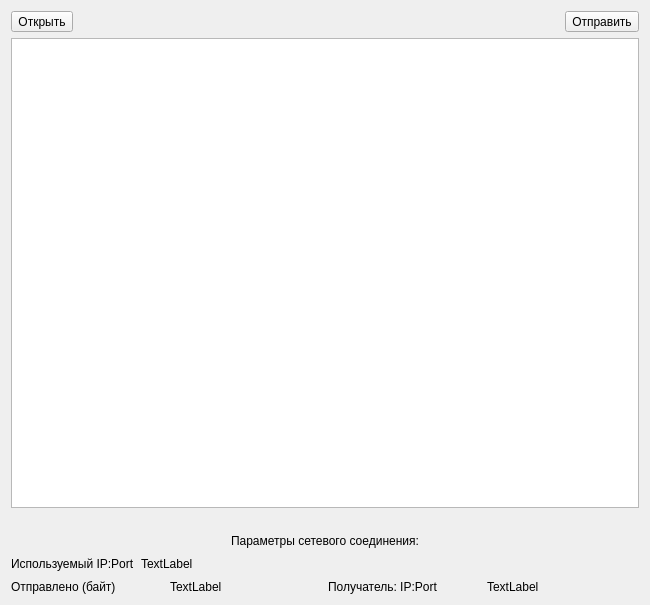
<?xml version="1.0" encoding="UTF-8"?>
<ui version="4.0">
 <class>SenderWidget</class>
 <widget class="QWidget" name="SenderWidget">
  <property name="geometry">
   <rect>
    <x>0</x>
    <y>0</y>
    <width>650</width>
    <height>605</height>
   </rect>
  </property>
  <property name="windowTitle">
   <string>SenderWidget</string>
  </property>
  <layout class="QVBoxLayout" name="verticalLayout">
   <item>
    <layout class="QHBoxLayout" name="horizontalLayout">
     <item>
      <widget class="QToolButton" name="tbtnOpen">
       <property name="text">
        <string>Открыть</string>
       </property>
      </widget>
     </item>
     <item>
      <spacer name="spacerbtns">
       <property name="orientation">
        <enum>Qt::Horizontal</enum>
       </property>
       <property name="sizeHint" stdset="0">
        <size>
         <width>40</width>
         <height>20</height>
        </size>
       </property>
      </spacer>
     </item>
     <item>
      <widget class="QToolButton" name="tbtnSend">
       <property name="text">
        <string>Отправить</string>
       </property>
      </widget>
     </item>
    </layout>
   </item>
   <item>
    <widget class="QTextBrowser" name="txtBrFile"/>
   </item>
   <item>
    <widget class="QLabel" name="lblPath">
     <property name="text">
      <string/>
     </property>
    </widget>
   </item>
   <item alignment="Qt::AlignHCenter">
    <widget class="QLabel" name="label">
     <property name="text">
      <string>Параметры сетевого соединения:</string>
     </property>
    </widget>
   </item>
   <item>
    <layout class="QHBoxLayout" name="horizontalLayout_3">
     <item>
      <widget class="QLabel" name="label_2">
       <property name="text">
        <string>Используемый IP:Port</string>
       </property>
      </widget>
     </item>
     <item>
      <widget class="QLabel" name="lblSenderIPport">
       <property name="text">
        <string>TextLabel</string>
       </property>
      </widget>
     </item>
     <item>
      <spacer name="horizontalSpacer">
       <property name="orientation">
        <enum>Qt::Horizontal</enum>
       </property>
       <property name="sizeHint" stdset="0">
        <size>
         <width>40</width>
         <height>20</height>
        </size>
       </property>
      </spacer>
     </item>
    </layout>
   </item>
   <item>
    <layout class="QHBoxLayout" name="horizontalLayout_2">
     <item>
      <widget class="QLabel" name="label_3">
       <property name="text">
        <string>Отправлено (байт)</string>
       </property>
      </widget>
     </item>
     <item>
      <widget class="QLabel" name="lblSended">
       <property name="text">
        <string>TextLabel</string>
       </property>
      </widget>
     </item>
     <item>
      <widget class="QLabel" name="label_4">
       <property name="text">
        <string>Получатель: IP:Port</string>
       </property>
      </widget>
     </item>
     <item>
      <widget class="QLabel" name="lblReceiverIPport">
       <property name="text">
        <string>TextLabel</string>
       </property>
      </widget>
     </item>
    </layout>
   </item>
  </layout>
 </widget>
 <layoutdefault spacing="6" margin="11"/>
 <resources/>
 <connections/>
</ui>
